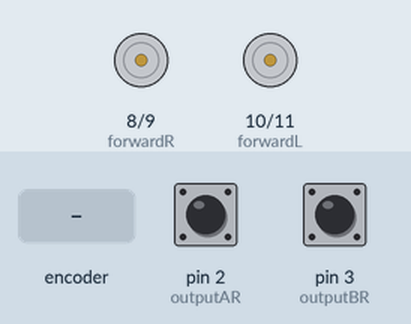
Simulated run of this sketch. Board: Arduino Uno, built with avr-gcc and run on an emulated ATmega328P. Parts: motor-driver pin pairs drawn as motors (green arrow = first pin HIGH = forward, orange = second pin HIGH = backward, longer = more drive). Inputs (shaded band) come from the test bench; at power-on: pin 2 (outputAR) HIGH, pin 3 (outputBR) HIGH. What the sketch prints to the serial monitor is not drawn.

Above: at 1.2 s.
1.3 s: rotary encoder on pin 2 (outputAR) / pin 3 (outputBR) turned 1 step (first pin leading)
At 1.8 s:
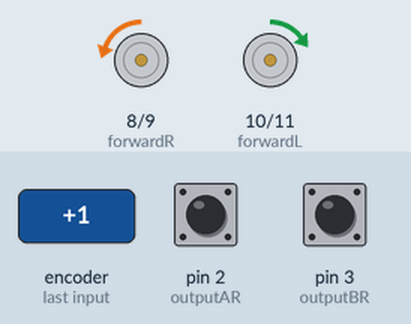
4.5 s: rotary encoder on pin 2 (outputAR) / pin 3 (outputBR) turned 2 steps (second pin leading)
At 4.68 s:
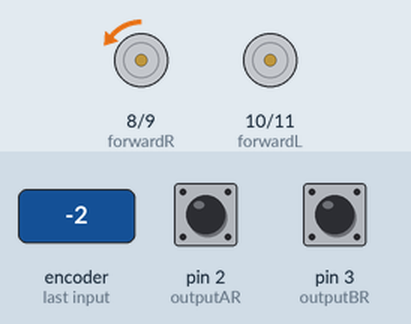
Timing chart, 0 to 7.5 s (numbered marks = the images above; inputs shaded):
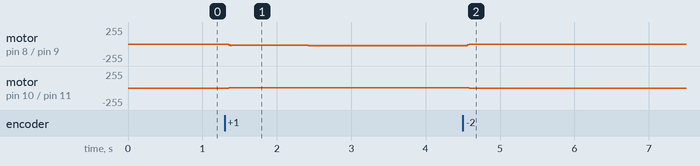

Measured:
- after the input at 1.3 s, motor on pin 8 (forwardR) / pin 9 (backwardR): stopped → backward 22/255 after 0.05 s, → backward 23/255 1.1 s later, → backward 24/255 1.3 s later; motor on pin 10 (forwardL) / pin 11 (backwardL): stopped → forward 5/255 after 0.05 s
- after the input at 4.5 s, motor on pin 10 (forwardL) / pin 11 (backwardL): forward 5/255 → stopped after 0.06 s, → backward 5/255 0.19 s later

The sketch:

ic_PVO_CalVMet3_PR_mmps_echt_ODOM_khaled_RESET_Robolympix_20.ino
```cpp
#include <SimpleTimer.h>
#include <util/atomic.h>

//Variables temps
volatile double n = 0;
int compteur =0;
volatile double Te =15/1.0e3;
SimpleTimer timer;

//Variables stop
volatile boolean stopR = true, stopL = true;

//Variables encodeurs
#define outputAR 2
#define outputBR 3
#define outputAL 18
#define outputBL 19
volatile double Rdist = 0;
volatile double Ldist = 0;
volatile double dist = 0;
volatile double Rdisti = 0;
volatile double Ldisti = 0;
volatile double prevRdist = 0;
volatile double prevLdist = 0;
volatile double prevRdisti = 0;
volatile double prevLdisti = 0;
volatile double prevdist = 0;
volatile double KR = (double) ((1024 * 2) / (PI *80));
volatile double KL = (double) ((600 * 2) / (PI *80));
volatile double distUnitR = (double)PI * 40 / 600;
volatile double distUnitL = (double)PI * 40 / 1024;

//Variables moteurs
#define forwardR 8
#define backwardR 9
#define forwardL 10
#define backwardL 11
volatile double pwmRcmd = 0;
volatile double pwmLcmd = 0;
volatile double pwmOcmd = 0;
volatile double vitesseLact = 0;
volatile double vitesseRact = 0;
volatile double vitesseOact = 0;
volatile double vitesseact = 0;
volatile double prevVRact = 0;
volatile double prevVLact = 0;
volatile double prevRact = 0;
volatile double prevLact = 0;


//Variables erreurs/commandes PIDposition
volatile double Rdistacc = 0;
volatile double Ldistacc = 0;
volatile double Rdistdec = 0;
volatile double Ldistdec = 0;

volatile double Rcmd = 0;
volatile double Lcmd = 0;
volatile double Ocmd = 0;
volatile double cmd  = 0;
volatile double Rerror = 0;
volatile double Lerror = 0;
volatile double sommeRerror = 0;
volatile double sommeLerror = 0;
volatile double prevRerror = 0;
volatile double prevLerror = 0;

//Variables erreurs/commandes PIDvitesse
volatile double PIDVR = 0;
volatile double PIDVL = 0;
volatile double vitesseRcmd = 0;
volatile double vitesseLcmd = 0;
volatile double prevvitesseRcmd = 0;
volatile double prevvitesseLcmd = 0;
volatile double vitesseOcmd = 0;
volatile double vitessecmd = 0;
volatile double VRerror = 0;
volatile double VLerror = 0;
volatile double prevVRerror = 0;
volatile double prevVLerror = 0;
volatile double sommeVRerror = 0;
volatile double sommeVLerror = 0;
volatile double dVRerror = 0;
volatile double dVLerror = 0;


//Variables PID orientation
volatile double pwmO = 0 ;
volatile double Oerror = 0;
volatile double prevOerror = 0;
volatile double sommeOerror = 0;
volatile double dOerror = 0;

bool inRange(volatile double val, volatile double minimum, volatile double maximum) {
  return ((minimum <= val) && (val <= maximum));
}
double sign (volatile double val){
  if (val>=0)
    return 1;
  else
    return -1;
}
//Encoder functions
void ISRtrackAR() {
  Rdisti += (digitalRead(outputBR) == LOW) ? distUnitR : -distUnitR;
}
void ISRtrackBR() {
  Rdisti += (digitalRead(outputAR) == LOW) ? -distUnitR : distUnitR;
}

void ISRtrackAL() {
  Ldisti += ((digitalRead(outputBL) == LOW)) ? distUnitL :  -distUnitL;
}

void ISRtrackBL() {
  Ldisti += ((digitalRead(outputAL) == LOW)) ? -distUnitL :  distUnitL;
}

//Motor functions
void motorR(volatile double vR) {
  if (vR > 0) {
    analogWrite(forwardR, vR);
    analogWrite(backwardR, 0);
  }
  else {
    analogWrite(forwardR, 0);
    analogWrite(backwardR, -vR);
  }
}
void motorL(volatile double vL) {
  if (vL > 0) {
    analogWrite(forwardL, vL);
    analogWrite(backwardL, 0);
  }
  else {
    analogWrite(forwardL, 0);
    analogWrite(backwardL, -vL);
  }
}
////////////////////////////////////////////////////////////////////////
// PID Position Parameters

#define kpR 1.9
#define kpL 1.9//  5.43

#define kdR 0
#define kdL 0

#define kiR 0
#define kiL 0

//PID vitesse Parameters

#define kpVR 21
#define kpVL 13.75 // 150

#define kdVR 11
#define kdVL 3.7

#define kiVR 0.012
#define kiVL 0.005065

//PID orientation Parameters

#define kpO 13// 3
#define kdO 0// 2.5
#define kiO 0

//Marges d'erreurs

#define margePVRerror 1
#define margeNVRerror -1
#define margePVLerror 1
#define margeNVLerror -1

#define margePRerror 10
#define margeNRerror -10
#define margePLerror 10
#define margeNLerror -10

#define margePOerror 10
#define margeNOerror -10

//Vitesses/Acc max min
#define pwmRcmdmax 240
#define pwmRcmdmin -80
#define pwmLcmdmax 240
#define pwmLcmdmin -80

#define vitesseRcmdmax 7  // mm/s
#define vitesseRcmdmin -7 // mm/s
#define vitesseLcmdmax 7// mm/s
#define vitesseLcmdmin -7 // mm/s

#define ARcmdmax 3.7    // mm/s²
#define ARcmdmin -3.7    // mm/s²
#define ALcmdmax 3.7    // mm/s²
#define ALcmdmin -3.7    // mm/s²

//////////////////////////////////////////////////////
void PIDvitesseR() {
    vitesseRact = (double) (Rdist - prevRdist); // mm/s
//    vitesseRactFilter = 0.854 * vitesseRactFilter + 0.0728 * vitesseRact + 0.0728 * prevVRact;
//    vitesseRact = vitesseRactFilter;
    stopR=(vitesseRact==0);
    prevRdist=Rdist;
    prevVRact = vitesseRact;
    prevVRerror=VRerror;
    VRerror=vitesseRcmd-vitesseRact;
    sommeVRerror += VRerror;
    prevVRerror = VRerror;
    PIDVR = (double) (kpVR * VRerror) + (kdVR * (VRerror - prevVRerror)) + kiVR * sommeVRerror;
    pwmRcmd = (pwmRcmd>pwmRcmdmax) ? pwmRcmdmax : PIDVR;
    pwmRcmd = (pwmRcmd<pwmRcmdmin) ? pwmRcmdmin : PIDVR;
}

void PIDvitesseL() {
    vitesseLact = (double) (Ldist - prevLdist); // mm/s
//    vitesseLactFilter = 0.854 * vitesseLactFilter + 0.0728 * vitesseLact + 0.0728 * prevVLact;
//    vitesseLact = vitesseLactFilter;
    stopL=(vitesseLact==0);
    prevLdist=Ldist;
    prevVLact = vitesseLact;
    prevVLerror=VLerror;
    VLerror=vitesseLcmd-vitesseLact;
    sommeVLerror += (double) VLerror;
    prevVLerror = VLerror;
    PIDVL = (double) (kpVL * VLerror) + (kdVL * (VLerror - prevVLerror)) + kiVL * sommeVLerror;
    pwmLcmd = (pwmLcmd>pwmLcmdmax) ? pwmLcmdmax : PIDVL;
    pwmLcmd = (pwmLcmd<pwmLcmdmin) ? pwmLcmdmin : PIDVL;
}

void PIDorientation() {
//  Oerror = Ocmd - Oact;
  Oerror=Rdist-Ldist;
  sommeOerror += (double) Oerror;
  prevOerror = Oerror;
  pwmOcmd = (double) (kpO * Oerror) + (kdO * (Oerror - prevOerror)) + kiO * sommeOerror;
  pwmRcmd -= pwmOcmd;
  pwmRcmd = (pwmRcmd<pwmRcmdmin) ? pwmRcmdmin : pwmRcmd;
  pwmRcmd = (pwmRcmd>pwmRcmdmax) ? pwmRcmdmax : pwmRcmd;
  pwmLcmd += pwmOcmd;
  pwmLcmd = (pwmLcmd<pwmLcmdmin) ? pwmLcmdmin : pwmLcmd;
  pwmLcmd = (pwmLcmd>pwmLcmdmax) ? pwmLcmdmax : pwmLcmd;
}
void PIDorientationDoura() {
//  Oerror = Ocmd - Oact;
  Oerror=abs(Rdist)- abs(Ldist);
  sommeOerror += (double) Oerror;
  prevOerror = Oerror;
  pwmOcmd = (double) (kpO * Oerror) + (kdO * (Oerror - prevOerror)) + kiO * sommeOerror;
  if(Lcmd<0){
  pwmRcmd -= pwmOcmd;
  pwmRcmd = (pwmRcmd<pwmRcmdmin) ? pwmRcmdmin : pwmRcmd;
  pwmRcmd = (pwmRcmd>pwmRcmdmax) ? pwmRcmdmax : pwmRcmd;
  pwmLcmd -= pwmOcmd;
  pwmLcmd = (pwmLcmd<pwmLcmdmin) ? pwmLcmdmin : pwmLcmd;
  pwmLcmd = (pwmLcmd>pwmLcmdmax) ? pwmLcmdmax : pwmLcmd;
  }
  else{
  pwmRcmd += pwmOcmd;
  pwmRcmd = (pwmRcmd<pwmRcmdmin) ? pwmRcmdmin : pwmRcmd;
  pwmRcmd = (pwmRcmd>pwmRcmdmax) ? pwmRcmdmax : pwmRcmd;
  pwmLcmd += pwmOcmd;
  pwmLcmd = (pwmLcmd<pwmLcmdmin) ? pwmLcmdmin : pwmLcmd;
  pwmLcmd = (pwmLcmd>pwmLcmdmax) ? pwmLcmdmax : pwmLcmd;
  }
}

void PIDposition() {
    ATOMIC_BLOCK(ATOMIC_RESTORESTATE) {
      Rdist = Rdisti;
      Ldist = Ldisti;
    }
//PID Position Right
    prevvitesseRcmd=vitesseRcmd;
    prevRerror=Rerror;
    Rerror = Rcmd - Rdist;
    sommeRerror+=Rerror;
    vitesseRcmd=(double) (kpR*Rerror) + (kdR*(Rerror-prevRerror)) + (kiR*sommeRerror);
    vitesseRcmd=(vitesseRcmd>vitesseRcmdmax) ? vitesseRcmdmax : vitesseRcmd;
    vitesseRcmd=(vitesseRcmd<vitesseRcmdmin) ? vitesseRcmdmin : vitesseRcmd;
    vitesseRcmd=(vitesseRcmd-prevvitesseRcmd>ARcmdmax) ? prevvitesseRcmd+ARcmdmax : vitesseRcmd;
    vitesseRcmd=(vitesseRcmd-prevvitesseRcmd<ARcmdmin) ? prevvitesseRcmd+ARcmdmin : vitesseRcmd;
    PIDvitesseR();
//PID Position Left
    prevvitesseLcmd=vitesseLcmd;
    prevLerror=Lerror;
    Lerror = Lcmd - Ldist;
    sommeLerror+=Rerror;
    vitesseLcmd=(double) (kpL*Lerror) + (kdL*(Lerror-prevLerror)) + (kiL*sommeLerror);
    vitesseLcmd=(vitesseLcmd>vitesseLcmdmax) ? vitesseLcmdmax : vitesseLcmd;
    vitesseLcmd=(vitesseLcmd<vitesseLcmdmin) ? vitesseLcmdmin : vitesseLcmd;
    vitesseLcmd=(vitesseLcmd-prevvitesseLcmd>ALcmdmax) ? prevvitesseLcmd+ALcmdmax : vitesseLcmd;
    vitesseLcmd=(vitesseLcmd-prevvitesseLcmd<ALcmdmin) ? prevvitesseLcmd+ALcmdmin : vitesseLcmd;
    PIDvitesseL();
  //Odométrie
//    dist=(double) ((Rdist+Ldist)/2);
//    Oact+=(double) (Rdist-Ldist);
//    vitesseact=dist-prevdist;
//    prevdist=dist;
//    dx=-vitesseact*sin(Oact);
//    dy=vitesseact*cos(Oact);
//    x+=dx;
//    y+=dy;
//    Rcmd+=-sign(Rdist-prevRdist)*sqrt(dx*dx+dy*dy);
//    Lcmd+=-sign(Ldist-prevLdist)*sqrt(dx*dx+dy*dy);
if(Rcmd*Lcmd >= 0)
    PIDorientation();
    else
    PIDorientationDoura();
}

void Go() {
//  if (stopR && stopL)
  PIDposition();
  motorR(pwmRcmd);
  motorL(pwmLcmd);
}
void reset(){
  Lcmd =0;
  Rcmd = 0;
  Ldist =0;
  Rdist =0;
  Rdisti = 0;
 Ldisti = 0;
 prevRdist = 0;
 prevLdist = 0;
 prevRdisti = 0;
 prevLdisti = 0;
 prevdist = 0;
 pwmRcmd = 0;
  pwmLcmd = 0;
  pwmOcmd = 0;
  vitesseLact = 0;
  vitesseRact = 0;
  vitesseOact = 0;
  vitesseact = 0;
  prevVRact = 0;
  prevVLact = 0;
  prevRact = 0;
  prevLact = 0;

 Rdistacc = 0;
 Ldistacc = 0;
 Rdistdec = 0;
 Ldistdec = 0;

 Rcmd = 0;
 Lcmd = 0;
 Ocmd = 0;
 cmd  = 0;
 Rerror = 0;
 Lerror = 0;
 sommeRerror = 0;
 sommeLerror = 0;
prevRerror = 0;
 prevLerror = 0;

//Variables erreurs/commandes PIDvitesse
 PIDVR = 0;
 PIDVL = 0;
 vitesseRcmd = 0;
vitesseLcmd = 0;
 prevvitesseRcmd = 0;
 prevvitesseLcmd = 0;
 vitesseOcmd = 0;
 vitessecmd = 0;
 VRerror = 0;
VLerror = 0;
 prevVRerror = 0;
 prevVLerror = 0;
sommeVRerror = 0;
 sommeVLerror = 0;
dVRerror = 0;
 dVLerror = 0;


//Variables PID orientation
 pwmO = 0 ;
 Oerror = 0;
 prevOerror = 0;
 sommeOerror = 0;
 dOerror = 0;

}
void setup() {
  Serial.begin(115200);

  //Command Encoders
  pinMode(outputAR, INPUT_PULLUP);
  pinMode(outputBR, INPUT_PULLUP);
  pinMode(outputAL, INPUT_PULLUP);
  pinMode(outputBL, INPUT_PULLUP);

  attachInterrupt(digitalPinToInterrupt(outputAR), ISRtrackAR, RISING);
  attachInterrupt(digitalPinToInterrupt(outputAL), ISRtrackAL, RISING);
  attachInterrupt(digitalPinToInterrupt(outputBR), ISRtrackBR, RISING);
  attachInterrupt(digitalPinToInterrupt(outputBL), ISRtrackBL, RISING);


  //Command Motors
  pinMode(forwardR, OUTPUT);
  pinMode(backwardR, OUTPUT);
  pinMode(forwardL, OUTPUT);
  pinMode(backwardL, OUTPUT);

  timer.setInterval(Te,Go);
}
void loop() {
  timer.run();

//  if(compteur == 0){
//
//
//  Lcmd= 800;
//  Rcmd=800;
//  if(vitesseRact<=0.5 && vitesseRact>=-0.5 && vitesseLact<=0.5 && vitesseLact>=-0.5 && Rdist > 100)
//  compteur++;
//  }
//  if(compteur == 1){
//    reset();
//  compteur++;
//  }
//    if(compteur == 2){
//      while(!(vitesseRact<=0.5 && vitesseRact>=-0.5 && vitesseLact<=0.5 && vitesseLact>=-0.5 && Rdist > 20)){
//   Lcmd= - (((PI)*93));
//  Rcmd=(((PI)*93));
//      }
////  compteur++;
//    }


  Serial.print("Lerror= ");
  Serial.print(Lerror);
  Serial.print(" vitesseLcmd= ");
  Serial.print(vitesseLcmd);
  Serial.print(" vitesseLact= ");
  Serial.print(vitesseLact);
  Serial.print(" VLerror= ");
  Serial.print(VLerror);
  Serial.print("\t\tRerror= ");
  Serial.print(Rerror);
  Serial.print(" vitesseRcmd= ");
  Serial.print(vitesseRcmd);
  Serial.print(" vitesseRact= ");
  Serial.print(vitesseRact);
  Serial.print(" VRerror= ");
  Serial.print(VRerror);

   Serial.print(" compteur= ");
  Serial.println(compteur);
}
```
